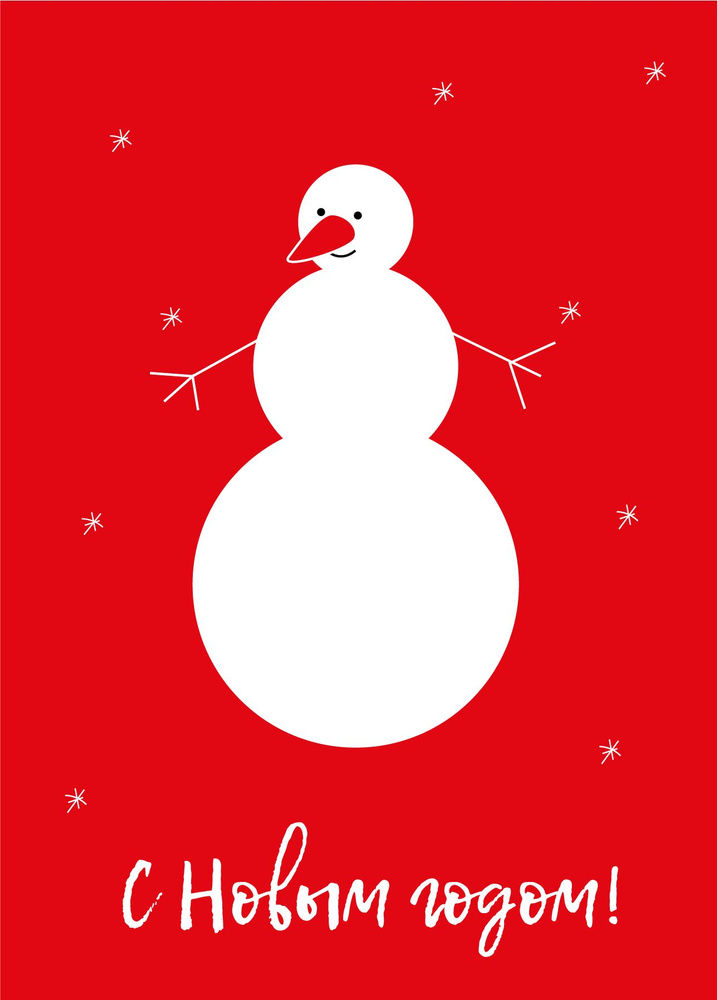
#> input picture Practice 14/открытка.jpg, 718 x 1000 px
$ python task7_1.py
#> lines starting #> are read from the running program, lines starting #| are printed output that depends on the picture
from PIL import Image

img = Image.open("открытка.jpg")
#> img is the input picture: PIL image 718x1000 RGB; mean R, G, B 230.1, 53.8, 62.8

print("Размер изображения:", img.size)
#| Размер изображения: (718, 1000)

cropped = img.crop((100, 100, 700, 500))
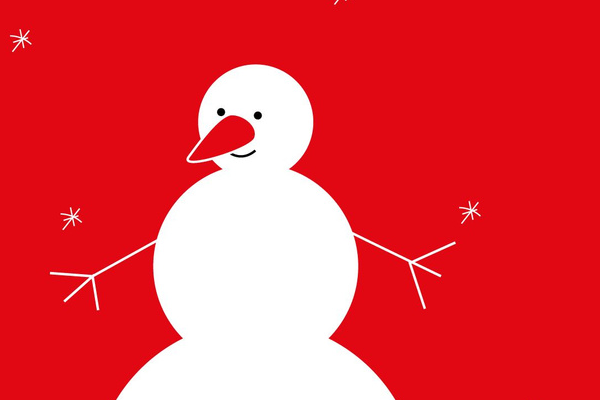
#> cropped: PIL image 600x400 RGB; mean R, G, B 231.2, 62.8, 71.4

cropped.save("открытка_обрез.jpg")

print("eбрезанное изображение сохранено как открытка_обрез.jpg")
